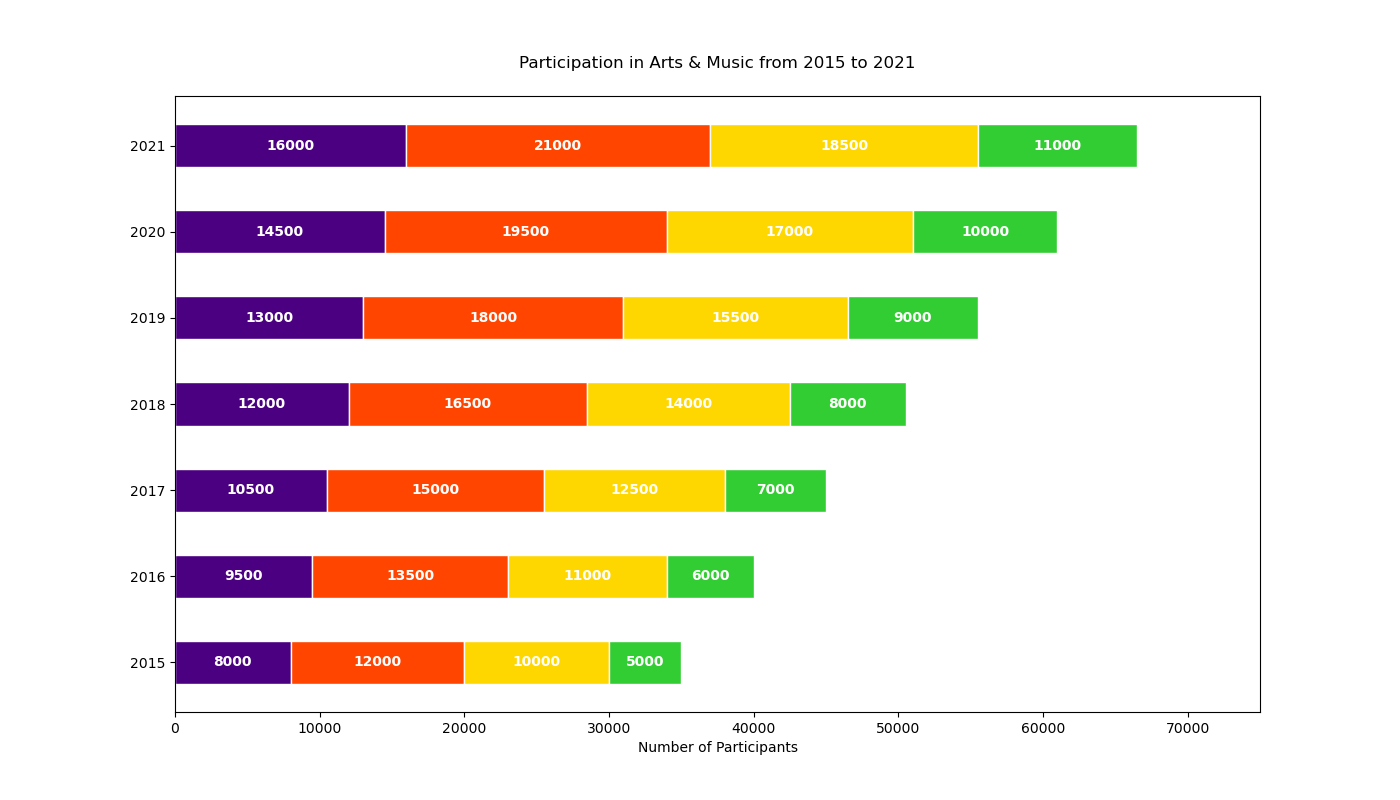

Source code (Python):

import matplotlib.pyplot as plt

# Data
years = ['2015', '2016', '2017', '2018', '2019', '2020', '2021']
painting = [8000, 9500, 10500, 12000, 13000, 14500, 16000]
music = [12000, 13500, 15000, 16500, 18000, 19500, 21000]
writing = [10000, 11000, 12500, 14000, 15500, 17000, 18500]
dancing = [5000, 6000, 7000, 8000, 9000, 10000, 11000]

# Plot
fig, ax = plt.subplots(figsize=(14, 8))  # Change width and height of the chart

ax.barh(years, painting, color='#4B0082', edgecolor='white', height=0.5)
ax.barh(years, music, left=painting, color='#FF4500', edgecolor='white', height=0.5)
ax.barh(years, writing, left=[i+j for i,j in zip(painting, music)], color='#FFD700', edgecolor='white', height=0.5)
ax.barh(years, dancing, left=[i+j+k for i,j,k in zip(painting, music, writing)], color='#32CD32', edgecolor='white', height=0.5)

for index, (p, m, w, d) in enumerate(zip(painting, music, writing, dancing)):
    ax.text(p / 2, index, str(p), va='center', ha='center', color='white', fontweight='bold')
    ax.text(p + m / 2, index, str(m), va='center', ha='center', color='white', fontweight='bold')
    ax.text(p + m + w / 2, index, str(w), va='center', ha='center', color='white', fontweight='bold')
    ax.text(p + m + w + d / 2, index, str(d), va='center', ha='center', color='white', fontweight='bold')

ax.set_xlabel('Number of Participants')
ax.set_title('Participation in Arts & Music from 2015 to 2021', pad=20)
ax.set_yticks(years)
ax.set_xlim(0, 75000)  # Adjust to accommodate the sum of the data points

plt.show()
